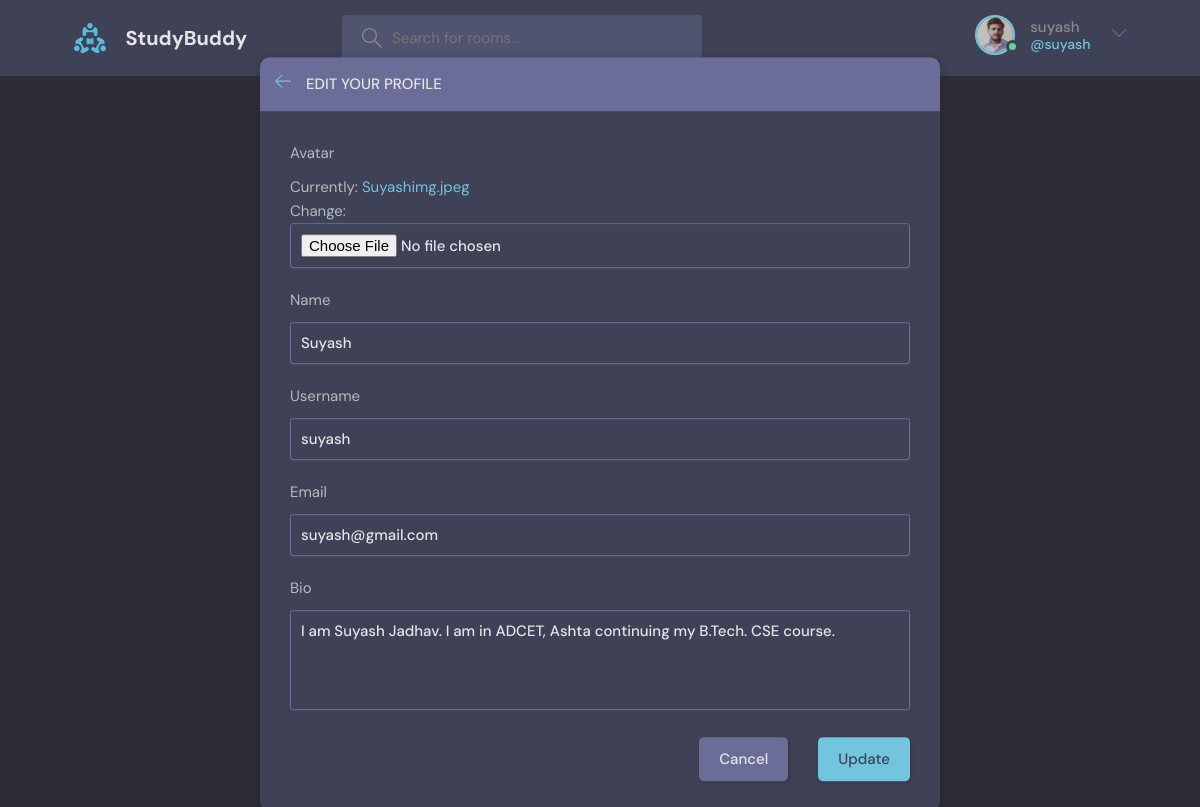
Page /update_user/ (signed in) on the committed database.
### base/models.py (models this page shows)
class User(AbstractUser):
    name = models.CharField(max_length = 200, null=True)
    email = models.EmailField(unique=True, null=True)
    bio = models.TextField(blank=True, null=True)
    avatar = models.ImageField(default='avatar.svg', null=True)
    USERNAME_FIELD = 'email'
    REQUIRED_FIELDS = []

### base/views.py (the view)
# urls.py: path('update_user/', views.updateUser, name= 'update_user'),
def updateUser(request):
    user = request.user
    form = UserForm(instance=user)
    if request.method == "POST":
        form = UserForm(request.POST,request.FILES, instance=user )
        if form.is_valid():
            form.save()
            return redirect('user-profile', pk=user.id)
    return render(request, 'base/update_user.html', {'form':form})

### base/forms.py
class UserForm(ModelForm):
    class Meta:
        model = User
        fields = ['avatar','name','username', 'email','bio']

### base/templates/base/update_user.html (shortened to what this page needs)
{% extends 'main.html' %}
{% block content %}
  <main class="update-account layout">
      <div class="container">
          <div class="layout__box">
              <div class="layout__boxHeader">
                  <div class="layout__boxTitle">
                      <a href="{% url 'home' %}">
                          <svg version="1.1" xmlns="http://www.w3.org/2000/svg" width="32" height="32"
                              viewBox="0 0 32 32">
                              <title>arrow-left</title>
                              <path
                                  d="M13.723 2.286l-13.723 13.714 13.719 13.714 1.616-1.611-10.96-10.96h27.625v-2.286h-27.625l10.965-10.965-1.616-1.607z">
                              </path>
                          </svg>
                      </a>
                      <h3>Edit your profile</h3>
                  </div>
              </div>
              <div class="layout__body">
                  <form class="form" action="" method="POST", enctype="multipart/form-data">
                    {% for field in form %}
                      <div class="form__group">
                        <label for="username">{{field.label}}</label>
                        {{field}}
                      </div>
                    {% endfor %}
                    <div class="form__action">
                      <a class="btn btn--dark" href="{% url 'home' %}">Cancel</a>
                      <button class="btn btn--main" type="submit">Update</button>
                    </div>
                  </form>
              </div>
          </div>
      </div>
  </main>
{% endblock %}

### templates/navbar.html (shortened to what this page needs)
{% load static %}
<header class="header header--loggedIn">
    <div class="container">
      <a href="{% url 'home' %}" class="header__logo">
        <img src="{% static 'images/logo.svg' %}" />
        <h1>StudyBuddy</h1>
      </a>
      <form action="{% url 'home' %}" class="header__search" method="GET">
        <label>
          <input name='q' placeholder="Search for rooms..." />
        </label>
      </form>
      <nav class="header__menu">
        {% if request.user.is_authenticated %}
        <div class="header__user">
          <a href="{% url 'update_user' %}">
            <div class="avatar avatar--medium active">
              <img src="{{request.user.avatar.url}}" />
            </div>
            <p>{{ request.user.username }}<span>@{{ request.user.username }}</span></p>
          </a>
          <button class="dropdown-button">
            <svg version="1.1" xmlns="http://www.w3.org/2000/svg" width="32" height="32" viewBox="0 0 32 32">
              <title>chevron-down</title>
              <path d="M16 21l-13-13h-3l16 16 16-16h-3l-13 13z"></path>
            </svg>
          </button>
        </div>
        {% else %}
        <a href="{% url 'login' %}">
          <img src="{% static 'images/avatar.svg' %}" />
          <p>Login</p>
        </a>
        {% endif %}
      </nav>
    </div>
  </header>

### rows in the picture
User: user.avatar (picture), user.username "suyash", form "Suyash" "suyash" "suyash@gmail.com" "I am Suyash Jadhav. I am in ADCET, Ashta continuing my B.Tech. CSE course."

### other values in the picture
{{ field.label }} "Avatar" "Name" "Username" "Email" "Bio"
